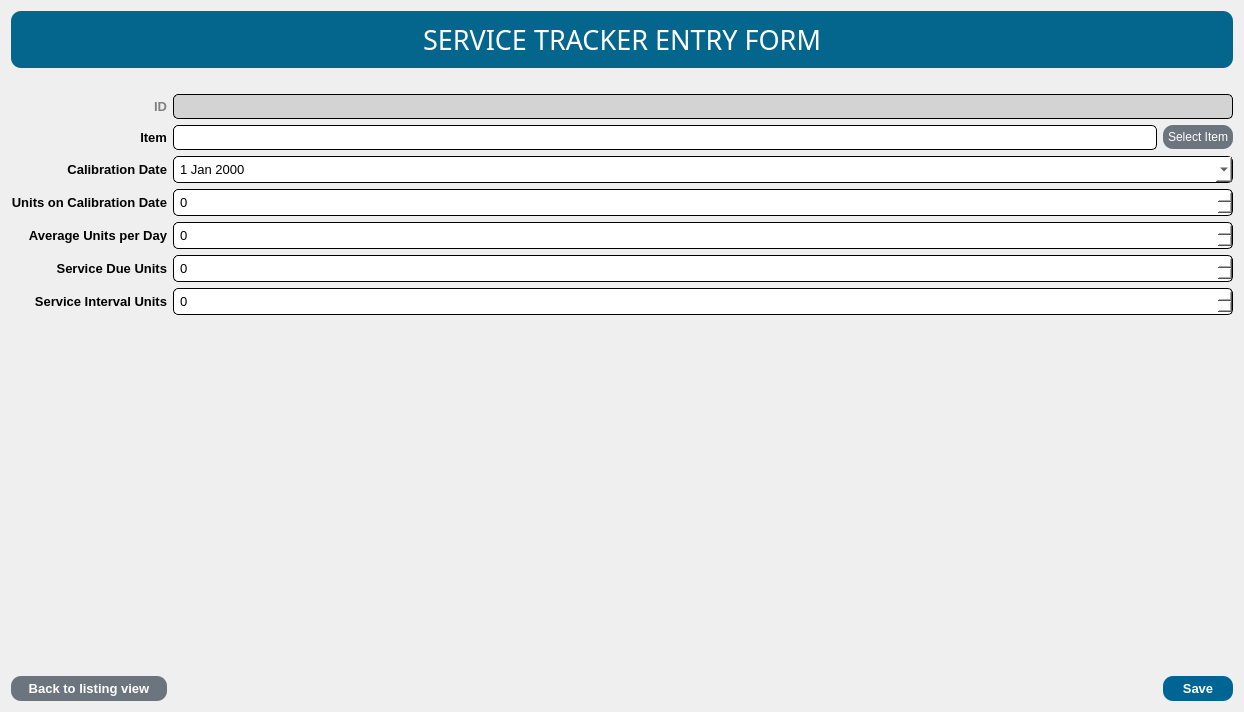
      <widget class="QWidget" name="page_servicetracker_entryform">
       <layout class="QGridLayout" name="gridLayout_23">
        <item row="7" column="0">
         <widget class="QLabel" name="label_52">
          <property name="font">
           <font>
            <family>Arial</family>
            <pointsize>10</pointsize>
            <weight>75</weight>
            <bold>true</bold>
           </font>
          </property>
          <property name="text">
           <string>Service Interval Units</string>
          </property>
          <property name="alignment">
           <set>Qt::AlignRight|Qt::AlignTrailing|Qt::AlignVCenter</set>
          </property>
         </widget>
        </item>
        <item row="1" column="1" colspan="2">
         <widget class="QLabel" name="servicetracker_entryform_lblId">
          <property name="font">
           <font>
            <family>Arial</family>
            <pointsize>10</pointsize>
           </font>
          </property>
          <property name="styleSheet">
           <string notr="true">QLabel {
	background-color: lightgrey;
	border-style: inset;
	border-width: 1px;
	border-radius: 5px;
	border-color: black;
	padding: 4px;
}</string>
          </property>
          <property name="text">
           <string/>
          </property>
         </widget>
        </item>
        <item row="3" column="0">
         <widget class="QLabel" name="label_50">
          <property name="font">
           <font>
            <family>Arial</family>
            <pointsize>10</pointsize>
            <weight>75</weight>
            <bold>true</bold>
           </font>
          </property>
          <property name="text">
           <string>Calibration Date</string>
          </property>
          <property name="alignment">
           <set>Qt::AlignRight|Qt::AlignTrailing|Qt::AlignVCenter</set>
          </property>
         </widget>
        </item>
        <item row="4" column="1" colspan="2">
         <widget class="QSpinBox" name="servicetracker_entryform_spnCurrentUnits">
          <property name="font">
           <font>
            <family>Arial</family>
            <pointsize>10</pointsize>
           </font>
          </property>
          <property name="styleSheet">
           <string notr="true">QSpinBox {
	background-color: white;
	border-style: inset;
	border-width: 1px;
	border-radius: 5px;
	border-color: black;
	padding: 4px;
}

QSpinBox:focus {
	border-width: 2px;
	border-color: #028090;
}
</string>
          </property>
          <property name="maximum">
           <number>999999999</number>
          </property>
         </widget>
        </item>
        <item row="0" column="0" colspan="3">
         <widget class="QLabel" name="label_42">
          <property name="font">
           <font>
            <family>Impact</family>
            <pointsize>20</pointsize>
           </font>
          </property>
          <property name="styleSheet">
           <string notr="true">QLabel {
	color: white;
    background-color: #05668d;
    border-style: outset;
    border-radius: 10px;
    padding: 10px;
	margin: 0px 0px 20px 0px;
}</string>
          </property>
          <property name="text">
           <string>SERVICE TRACKER ENTRY FORM</string>
          </property>
          <property name="alignment">
           <set>Qt::AlignCenter</set>
          </property>
         </widget>
        </item>
        <item row="6" column="1" colspan="2">
         <widget class="QSpinBox" name="servicetracker_entryform_spnServiceDueUnits">
          <property name="font">
           <font>
            <family>Arial</family>
            <pointsize>10</pointsize>
           </font>
          </property>
          <property name="styleSheet">
           <string notr="true">QSpinBox {
	background-color: white;
	border-style: inset;
	border-width: 1px;
	border-radius: 5px;
	border-color: black;
	padding: 4px;
}

QSpinBox:focus {
	border-width: 2px;
	border-color: #028090;
}
</string>
          </property>
          <property name="maximum">
           <number>999999999</number>
          </property>
         </widget>
        </item>
        <item row="9" column="1">
         <spacer name="horizontalSpacer_13">
          <property name="orientation">
           <enum>Qt::Horizontal</enum>
          </property>
          <property name="sizeHint" stdset="0">
           <size>
            <width>982</width>
            <height>20</height>
           </size>
          </property>
         </spacer>
        </item>
        <item row="8" column="0" colspan="3">
         <spacer name="verticalSpacer_4">
          <property name="orientation">
           <enum>Qt::Vertical</enum>
          </property>
          <property name="sizeHint" stdset="0">
           <size>
            <width>1222</width>
            <height>355</height>
           </size>
          </property>
         </spacer>
        </item>
        <item row="9" column="0">
         <widget class="QPushButton" name="servicetracker_entryform_btnBack">
          <property name="font">
           <font>
            <family>Arial</family>
            <pointsize>10</pointsize>
            <weight>75</weight>
            <bold>true</bold>
           </font>
          </property>
          <property name="cursor">
           <cursorShape>PointingHandCursor</cursorShape>
          </property>
          <property name="focusPolicy">
           <enum>Qt::NoFocus</enum>
          </property>
          <property name="styleSheet">
           <string notr="true">QPushButton {
	color: white;
    background-color: #6c757d;
    border-style: outset;
    border-radius: 10px;
    padding: 5px;
}

QPushButton:hover {
	    background-color: #adb5bd;
}</string>
          </property>
          <property name="text">
           <string>Back to listing view</string>
          </property>
         </widget>
        </item>
        <item row="5" column="0">
         <widget class="QLabel" name="label_48">
          <property name="font">
           <font>
            <family>Arial</family>
            <pointsize>10</pointsize>
            <weight>75</weight>
            <bold>true</bold>
           </font>
          </property>
          <property name="text">
           <string>Average Units per Day</string>
          </property>
          <property name="alignment">
           <set>Qt::AlignRight|Qt::AlignTrailing|Qt::AlignVCenter</set>
          </property>
         </widget>
        </item>
        <item row="1" column="0">
         <widget class="QLabel" name="label_44">
          <property name="font">
           <font>
            <family>Arial</family>
            <pointsize>10</pointsize>
            <weight>75</weight>
            <bold>true</bold>
           </font>
          </property>
          <property name="styleSheet">
           <string notr="true">QLabel {
	color: grey;
}</string>
          </property>
          <property name="text">
           <string>ID</string>
          </property>
          <property name="alignment">
           <set>Qt::AlignRight|Qt::AlignTrailing|Qt::AlignVCenter</set>
          </property>
         </widget>
        </item>
        <item row="4" column="0">
         <widget class="QLabel" name="label_49">
          <property name="font">
           <font>
            <family>Arial</family>
            <pointsize>10</pointsize>
            <weight>75</weight>
            <bold>true</bold>
           </font>
          </property>
          <property name="text">
           <string>Units on Calibration Date</string>
          </property>
          <property name="alignment">
           <set>Qt::AlignRight|Qt::AlignTrailing|Qt::AlignVCenter</set>
          </property>
         </widget>
        </item>
        <item row="9" column="2">
         <widget class="QPushButton" name="servicetracker_entryform_btnSave">
          <property name="font">
           <font>
            <family>Arial</family>
            <pointsize>10</pointsize>
            <weight>75</weight>
            <bold>true</bold>
           </font>
          </property>
          <property name="cursor">
           <cursorShape>PointingHandCursor</cursorShape>
          </property>
          <property name="focusPolicy">
           <enum>Qt::NoFocus</enum>
          </property>
          <property name="styleSheet">
           <string notr="true">QPushButton {
	width: 60px;
	color: white;
    background-color: #006494;
    border-style: outset;
    border-radius: 10px;
    padding: 5px;
}

QPushButton:hover {
	    background-color: #0582ca;
}</string>
          </property>
          <property name="text">
           <string>Save</string>
          </property>
         </widget>
        </item>
        <item row="3" column="1" colspan="2">
         <widget class="QDateEdit" name="servicetracker_entryform_dteCalibrationDate">
          <property name="font">
           <font>
            <family>Arial</family>
            <pointsize>10</pointsize>
           </font>
          </property>
          <property name="styleSheet">
           <string notr="true">QDateEdit {
	background-color: white;
	border-style: inset;
	border-width: 1px;
	border-radius: 5px;
	border-color: black;
	padding: 4px;
}

QDateEdit:focus {
	border-width: 2px;
	border-color: #028090;
}
</string>
          </property>
          <property name="calendarPopup">
           <bool>true</bool>
          </property>
         </widget>
        </item>
        <item row="5" column="1" colspan="2">
         <widget class="QSpinBox" name="servicetracker_entryform_spnAverageUnitsPerDay">
          <property name="font">
           <font>
            <family>Arial</family>
            <pointsize>10</pointsize>
           </font>
          </property>
          <property name="styleSheet">
           <string notr="true">QSpinBox {
	background-color: white;
	border-style: inset;
	border-width: 1px;
	border-radius: 5px;
	border-color: black;
	padding: 4px;
}

QSpinBox:focus {
	border-width: 2px;
	border-color: #028090;
}
</string>
          </property>
          <property name="maximum">
           <number>999999999</number>
          </property>
         </widget>
        </item>
        <item row="6" column="0">
         <widget class="QLabel" name="label_51">
          <property name="font">
           <font>
            <family>Arial</family>
            <pointsize>10</pointsize>
            <weight>75</weight>
            <bold>true</bold>
           </font>
          </property>
          <property name="text">
           <string>Service Due Units</string>
          </property>
          <property name="alignment">
           <set>Qt::AlignRight|Qt::AlignTrailing|Qt::AlignVCenter</set>
          </property>
         </widget>
        </item>
        <item row="7" column="1" colspan="2">
         <widget class="QSpinBox" name="servicetracker_entryform_spnServiceIntervalUnits">
          <property name="font">
           <font>
            <family>Arial</family>
            <pointsize>10</pointsize>
           </font>
          </property>
          <property name="styleSheet">
           <string notr="true">QSpinBox {
	background-color: white;
	border-style: inset;
	border-width: 1px;
	border-radius: 5px;
	border-color: black;
	padding: 4px;
}

QSpinBox:focus {
	border-width: 2px;
	border-color: #028090;
}
</string>
          </property>
          <property name="maximum">
           <number>999999999</number>
          </property>
         </widget>
        </item>
        <item row="2" column="0">
         <widget class="QLabel" name="label_53">
          <property name="font">
           <font>
            <family>Arial</family>
            <pointsize>10</pointsize>
            <weight>75</weight>
            <bold>true</bold>
           </font>
          </property>
          <property name="text">
           <string>Item</string>
          </property>
          <property name="alignment">
           <set>Qt::AlignRight|Qt::AlignTrailing|Qt::AlignVCenter</set>
          </property>
         </widget>
        </item>
        <item row="2" column="1">
         <widget class="QLabel" name="servicetracker_entryform_lblItem">
          <property name="font">
           <font>
            <family>Arial</family>
            <pointsize>10</pointsize>
           </font>
          </property>
          <property name="styleSheet">
           <string notr="true">QLabel {
	background-color: white;
	border-style: inset;
	border-width: 1px;
	border-radius: 5px;
	border-color: black;
	padding: 4px;
}</string>
          </property>
          <property name="text">
           <string/>
          </property>
         </widget>
        </item>
        <item row="2" column="2">
         <widget class="QPushButton" name="servicetracker_entryform_btnSelectItem">
          <property name="cursor">
           <cursorShape>PointingHandCursor</cursorShape>
          </property>
          <property name="focusPolicy">
           <enum>Qt::NoFocus</enum>
          </property>
          <property name="styleSheet">
           <string notr="true">QPushButton {
	color: white;
    background-color: #6c757d;
    border-style: outset;
    border-radius: 10px;
    padding: 5px;
}

QPushButton:hover {
	    background-color: #adb5bd;
}</string>
          </property>
          <property name="text">
           <string>Select Item</string>
          </property>
         </widget>
        </item>
       </layout>
      </widget>
